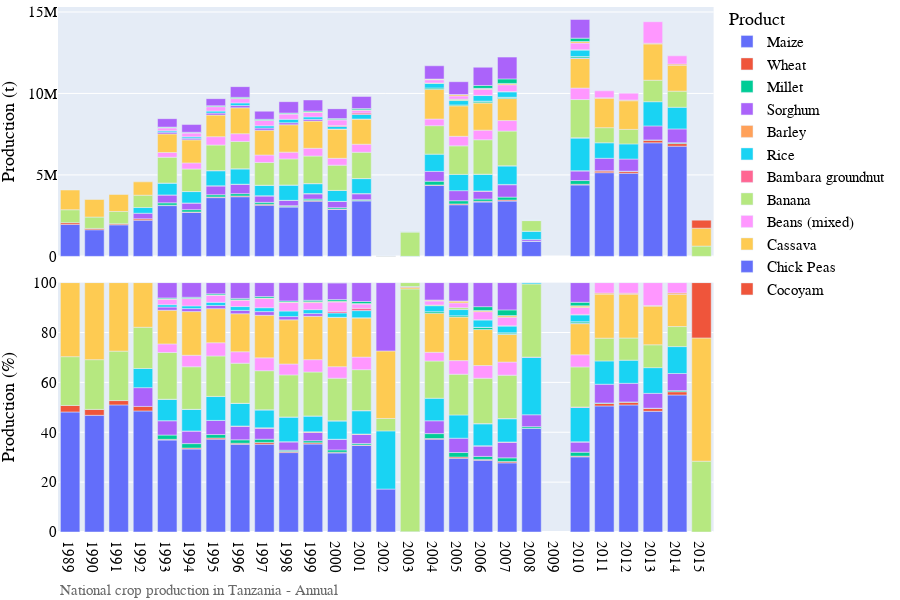
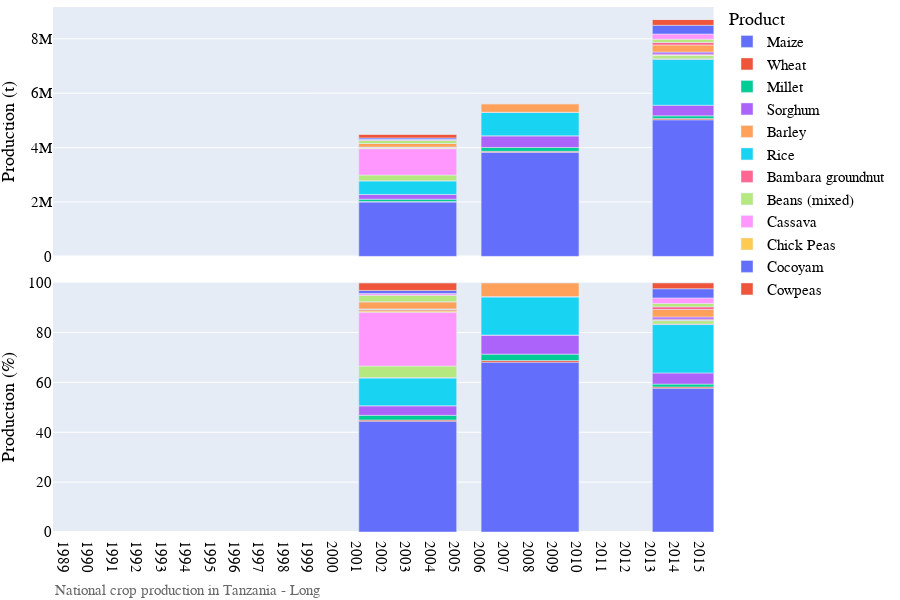
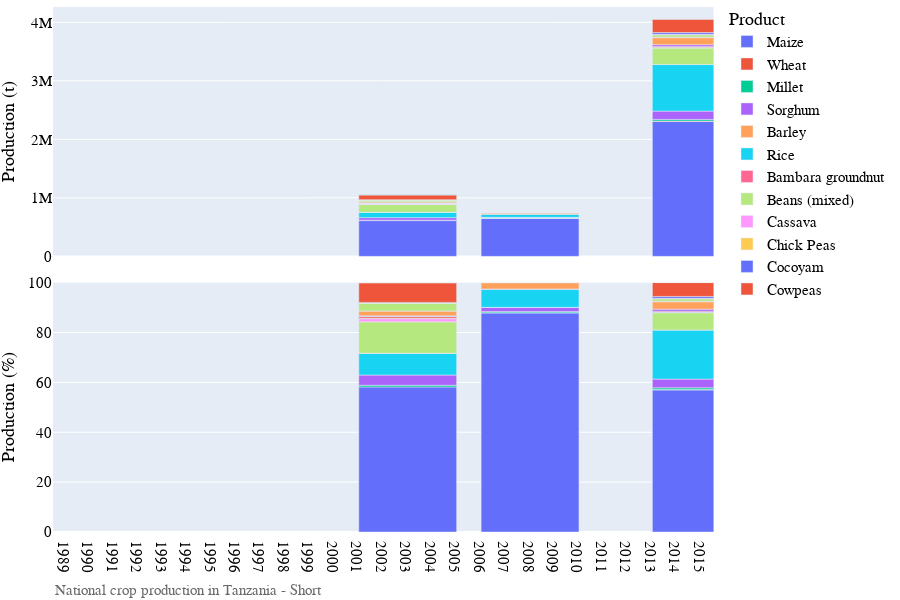
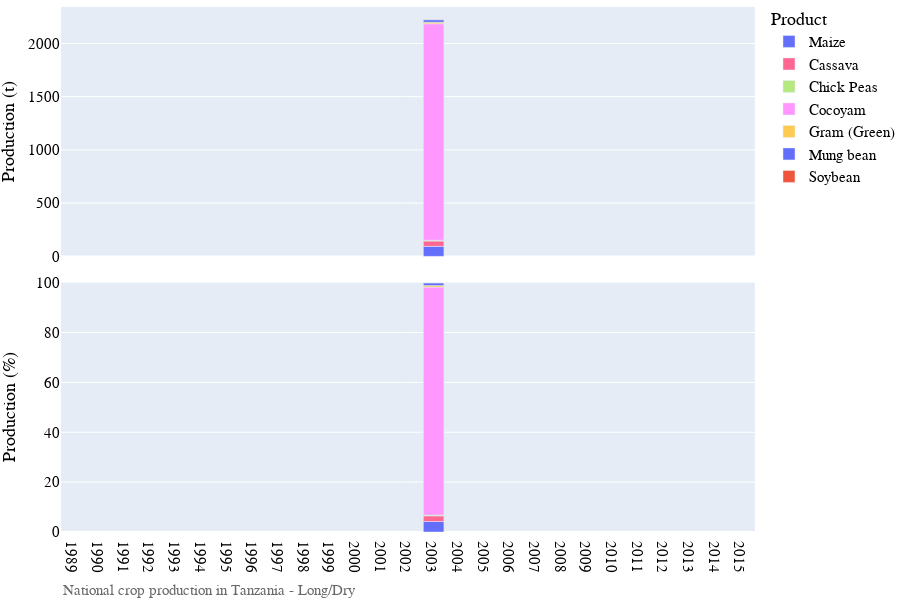

Notebook cell for these charts, in order:
### Code cell
# Bar chart of national grain production
country_iso, country_name = 'TZ', 'Tanzania'
df = pd.read_csv('../data/crop/adm_crop_production_%s.csv' % country_iso, index_col=0)
df['year'] = df['harvest_year']
year = [df['year'].min(), df['year'].max()]
product_order = ['Maize', 'Wheat', 'Millet', 'Sorghum', 'Barley', 'Rice']
for season_name in ['Annual', 'Long', 'Short', 'Long/Dry']:
    footnote = 'National crop production in %s - %s' % (country_name, season_name)
    fn_save = '../figures/%s_bar_natgrainprod_%s.png' % (country_iso, season_name)
    sub = df[df['season_name'] == season_name]
    fig = PlotBarProduction(sub, year, product_order, footnote)#, fn_save)
    fig.show()
